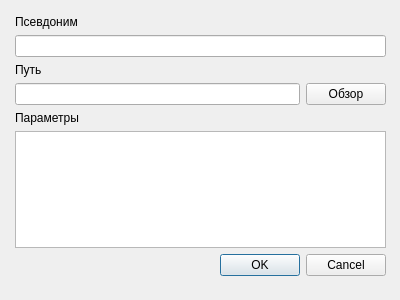
<?xml version="1.0" encoding="UTF-8"?>
<ui version="4.0">
 <class>GSAddProcessDialog</class>
 <widget class="QDialog" name="GSAddProcessDialog">
  <property name="geometry">
   <rect>
    <x>0</x>
    <y>0</y>
    <width>400</width>
    <height>300</height>
   </rect>
  </property>
  <property name="windowTitle">
   <string>Dialog</string>
  </property>
  <property name="windowIcon">
   <iconset>
    <normalon>:/process</normalon>
   </iconset>
  </property>
  <widget class="QWidget" name="verticalLayoutWidget">
   <property name="geometry">
    <rect>
     <x>10</x>
     <y>10</y>
     <width>381</width>
     <height>271</height>
    </rect>
   </property>
   <layout class="QVBoxLayout" name="centralLayout">
    <property name="leftMargin">
     <number>5</number>
    </property>
    <property name="topMargin">
     <number>5</number>
    </property>
    <property name="rightMargin">
     <number>5</number>
    </property>
    <property name="bottomMargin">
     <number>5</number>
    </property>
    <item>
     <widget class="QLabel" name="label">
      <property name="text">
       <string>Псевдоним</string>
      </property>
     </widget>
    </item>
    <item>
     <widget class="QLineEdit" name="aliasEdit"/>
    </item>
    <item>
     <widget class="QLabel" name="label_2">
      <property name="text">
       <string>Путь</string>
      </property>
     </widget>
    </item>
    <item>
     <layout class="QHBoxLayout" name="horizontalLayout">
      <item>
       <widget class="QLineEdit" name="processEdit"/>
      </item>
      <item>
       <widget class="QPushButton" name="pushButton">
        <property name="text">
         <string>Обзор</string>
        </property>
       </widget>
      </item>
     </layout>
    </item>
    <item>
     <widget class="QLabel" name="label_3">
      <property name="text">
       <string>Параметры</string>
      </property>
     </widget>
    </item>
    <item>
     <widget class="QListWidget" name="paramsList">
      <property name="frameShape">
       <enum>QFrame::StyledPanel</enum>
      </property>
      <property name="frameShadow">
       <enum>QFrame::Sunken</enum>
      </property>
      <property name="editTriggers">
       <set>QAbstractItemView::AllEditTriggers</set>
      </property>
      <property name="showDropIndicator" stdset="0">
       <bool>false</bool>
      </property>
      <property name="defaultDropAction">
       <enum>Qt::IgnoreAction</enum>
      </property>
      <property name="alternatingRowColors">
       <bool>false</bool>
      </property>
      <property name="isWrapping" stdset="0">
       <bool>false</bool>
      </property>
      <property name="selectionRectVisible">
       <bool>false</bool>
      </property>
      <property name="currentRow">
       <number>-1</number>
      </property>
      <item>
       <property name="text">
        <string/>
       </property>
       <property name="flags">
        <set>ItemIsSelectable|ItemIsEditable|ItemIsDragEnabled|ItemIsUserCheckable|ItemIsEnabled</set>
       </property>
      </item>
     </widget>
    </item>
    <item>
     <widget class="QDialogButtonBox" name="buttonBox">
      <property name="orientation">
       <enum>Qt::Horizontal</enum>
      </property>
      <property name="standardButtons">
       <set>QDialogButtonBox::Cancel|QDialogButtonBox::Ok</set>
      </property>
     </widget>
    </item>
   </layout>
  </widget>
 </widget>
 <resources/>
 <connections>
  <connection>
   <sender>buttonBox</sender>
   <signal>accepted()</signal>
   <receiver>GSAddProcessDialog</receiver>
   <slot>accept()</slot>
   <hints>
    <hint type="sourcelabel">
     <x>248</x>
     <y>254</y>
    </hint>
    <hint type="destinationlabel">
     <x>157</x>
     <y>274</y>
    </hint>
   </hints>
  </connection>
  <connection>
   <sender>buttonBox</sender>
   <signal>rejected()</signal>
   <receiver>GSAddProcessDialog</receiver>
   <slot>reject()</slot>
   <hints>
    <hint type="sourcelabel">
     <x>316</x>
     <y>260</y>
    </hint>
    <hint type="destinationlabel">
     <x>286</x>
     <y>274</y>
    </hint>
   </hints>
  </connection>
 </connections>
</ui>
